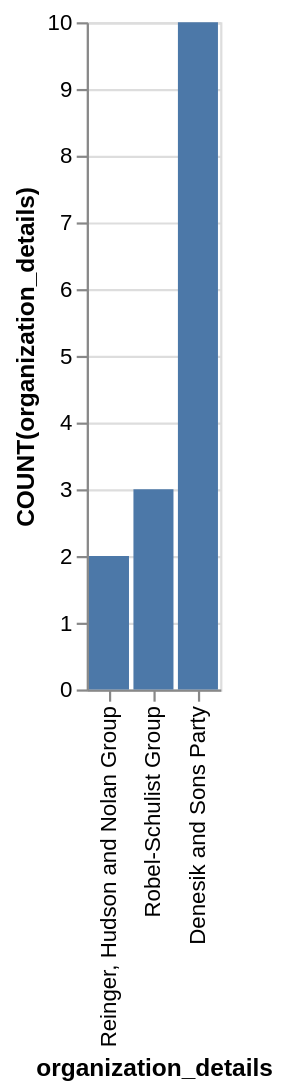

Source (Vega-Lite JSON):
### Vega-Lite specification from a JSON file in a GitHub repository (floating-point values rounded to 4 significant figures)
{"data": {"values": [{"x_data": "Reinger, Hudson and Nolan Group", "y_data": 2}, {"x_data": "Robel-Schulist Group", "y_data": 3}, {"x_data": "Denesik and Sons Party", "y_data": 10}]}, "mark": "bar", "encoding": {"x": {"field": "x_data", "type": "nominal", "title": "organization_details", "sort": {"op": "sum", "field": "y_data", "order": "ascending"}}, "y": {"field": "y_data", "type": "quantitative", "title": "COUNT(organization_details)"}}}
